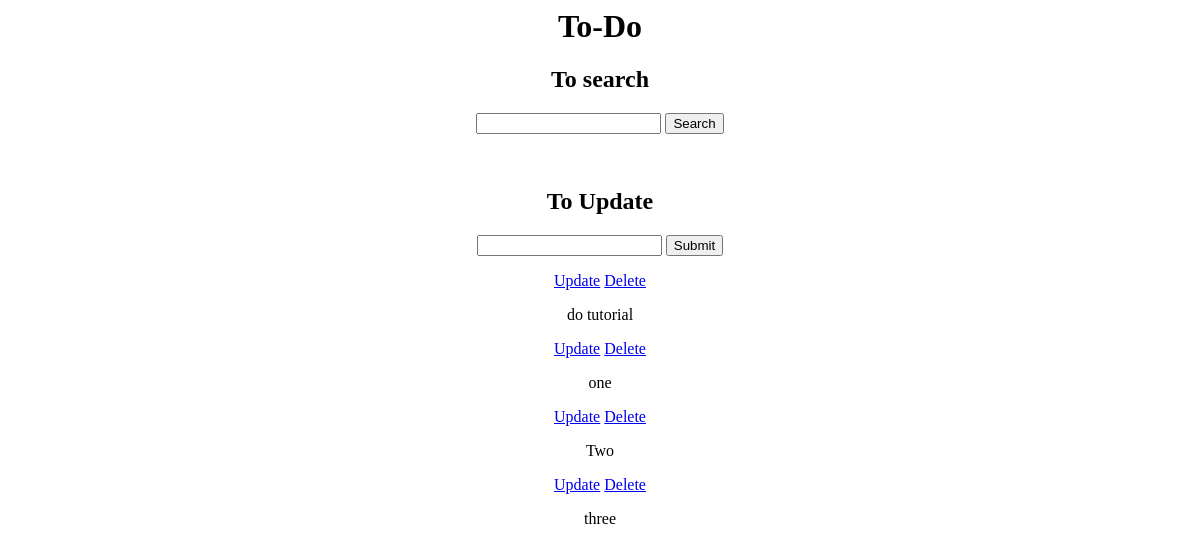
Before: / with the older database file.
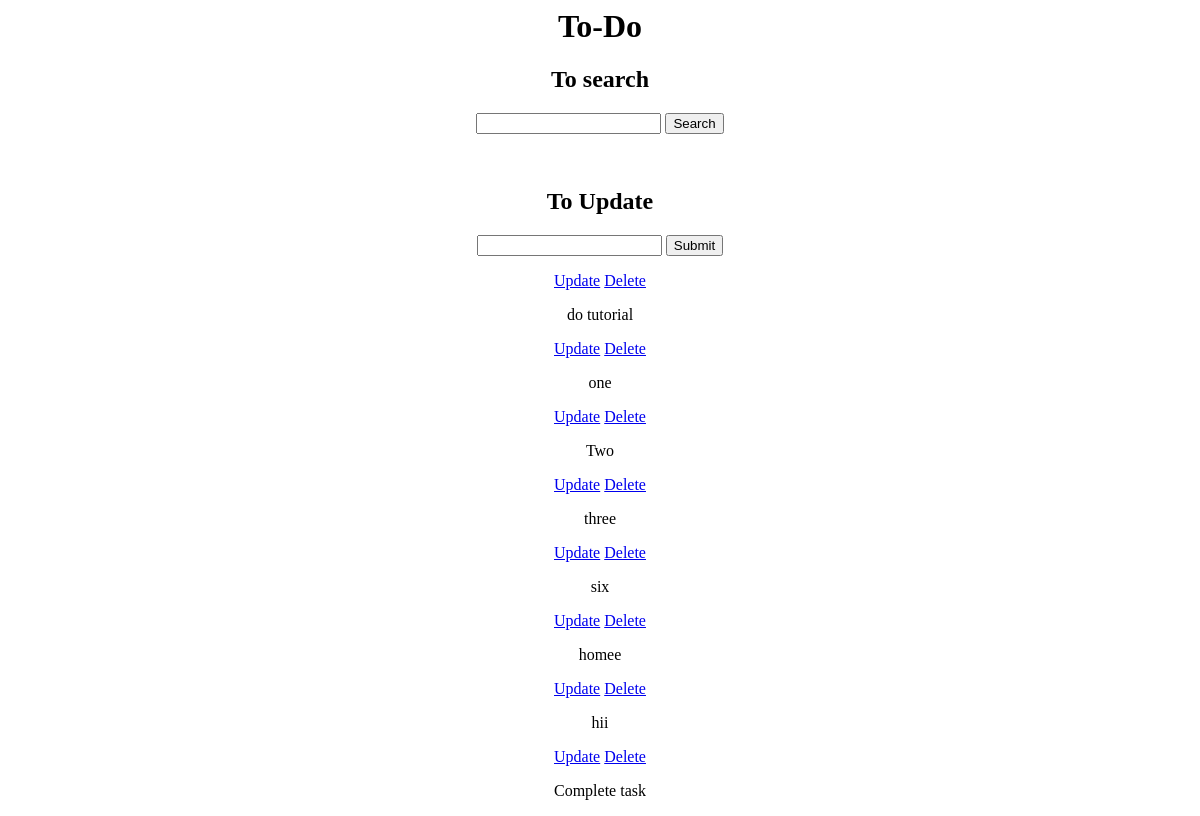
After: the same page with the newer database file.
### task/models.py (models this page shows)
class Task(models.Model):
    title = models.CharField(max_length=200)
    complete = models.BooleanField(default=False)
    created = models.DateTimeField(auto_now_add=True)
    def __str__(self):
        return self.title

### task/views.py (the view)
# urls.py: path('', views.index, name="list"),
def index(request):
    tasks = Task.objects.all()
    form = TaskForm()
    if request.method =='POST':
        form = TaskForm(request.POST)
        if form.is_valid():
            form.save()
        return redirect('/')
    context = {'tasks':tasks, 'form':form}
    return render(request, 'tasks/list.html', context)

### task/forms.py
class TaskForm(forms.ModelForm):
    class Meta:
        model = Task
        fields = '__all__'

### task/templates/tasks/list.html (shortened to what this page needs)
<center><h1> To-Do</h1>
<h2>To search</h2>
<form action="{% url 'search' %}" method="get">
    <input type="text" name="search"/>
    <button type="submit"> Search</button>
</form>
    <br>
<h2>To Update</h2>
<form method="post" action="/">
    {{form.title}}
    <input type="submit" name="Create Task">
</form>
{% for task in tasks %}
    <div>
        <a href="{% url 'update_task' task.id %}">Update</a>
        <a href="{% url 'delete' task.id %}">Delete</a>
        <p>{{task}}</p>
    </div>
{% endfor %}
</center>

Changed rows visible on the page:
added Task: title "six"
added Task: title "homee"
added Task: title "hii"
added Task: title "Complete task"
